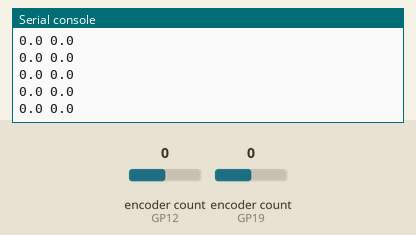
This program was run on a simulated Raspberry Pi Pico running CircuitPython. On the bench: the last lines printed to the serial console. The inputs (shaded band) are chosen by the test bench; at power-on: encoder count (sensors on GP12, GP19) 0.

Above: at 1.2 s.
1.3 s: encoder count (sensor on GP12) set to 1
At 1.32 s:
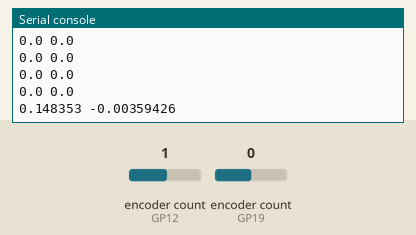
2.8 s: encoder count (sensor on GP19) set to 1
At 2.83 s:
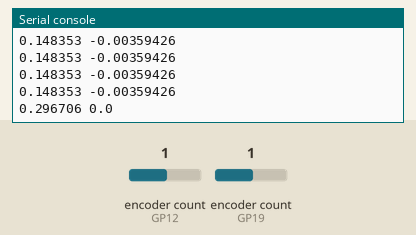
4.3 s: encoder count (sensor on GP12) set to 2
At 4.34 s:
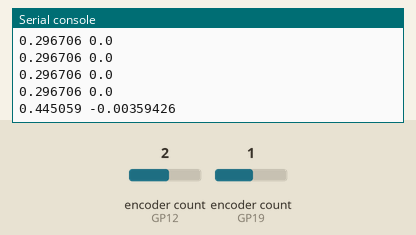
5.8 s: encoder count (sensor on GP19) set to 2
At 5.8 s:
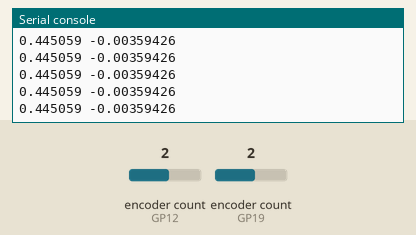
Timing chart, 0 to 8.3 s (numbered marks = the images above; inputs shaded):
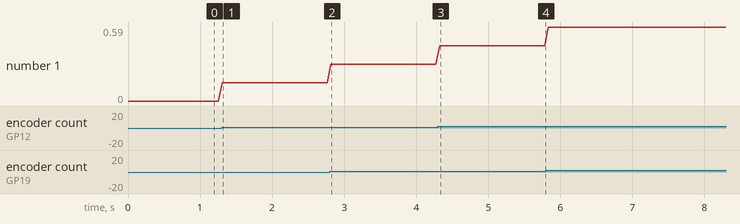

The program:

encoderrotationdist.py
```python
import board
import time
import rotaryio
from math import pi

lenc = rotaryio.IncrementalEncoder(board.GP12, board.GP13)
renc = rotaryio.IncrementalEncoder(board.GP19, board.GP18)

ENCODER_TICKS_PER_REVOLUTION = 360
WHEELBASE_DIAMETER = 82.55 #mm
WHEEL_DIAMETER = 34.0 # mm

if __name__ == "__main__":
    while True:

        left_dist  = lenc.position * WHEEL_DIAMETER * pi / ENCODER_TICKS_PER_REVOLUTION
        right_dist = renc.position * WHEEL_DIAMETER * pi / ENCODER_TICKS_PER_REVOLUTION

        dist  = (left_dist + right_dist)/2.0
        theta = (right_dist - left_dist)/WHEELBASE_DIAMETER

        print(dist, theta)
        time.sleep(0.05)
```

Measured:
- after the input at 1.3 s, the serial console: prints a new line at once (image 1)
- after the input at 2.8 s, the serial console: prints a new line at once (image 2)
- after the input at 4.3 s, the serial console: prints a new line at once (image 3)
- plotted number 1: 0 → 0.15 after the input at 1.3 s, 0.15 → 0.3 after the input at 2.8 s, 0.3 → 0.45 after the input at 4.3 s, 0.45 → 0.59 after the input at 5.8 s
